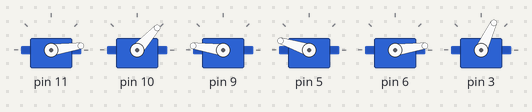
A sketch run on a simulated Arduino Uno, built with avr-gcc and run on an emulated ATmega328P. On the bench: 6 × servo. At 21.3 s the program stops and its outputs stay as they are.

Above: at 6.17 s.
At 10.1 s:
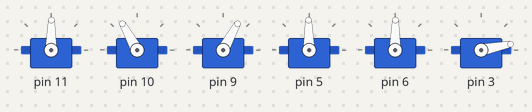
At 12.2 s:
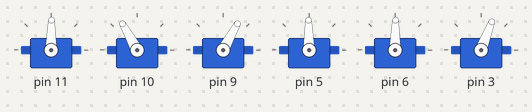
At 13.6 s:
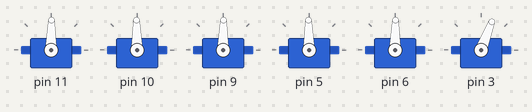
At 16.7 s:
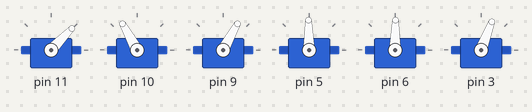
At 20.5 s:
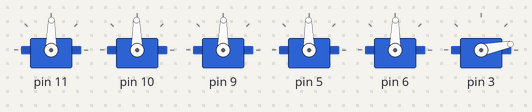
Timing chart, 0 to 22.0 s (numbered marks = the images above):
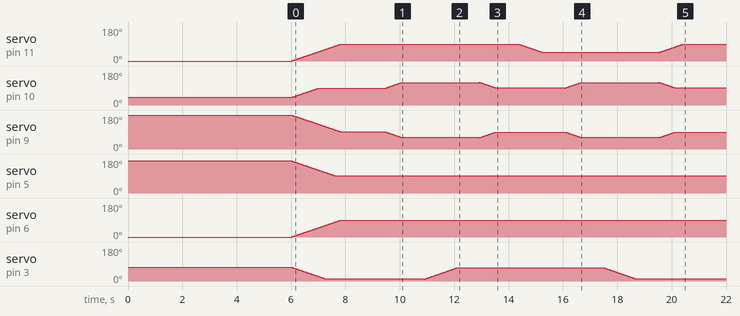

Measured:
- by itself, servo on pin 5: moves from 170° to 91° over 1.6 s
- by itself, servo on pin 6: moves from 0° to 89° over 1.8 s

The sketch:

task1_pick_place.ino
```cpp
#include <Braccio.h>
#include <Servo.h>

void moveSafe(int b, int s, int e, int w, int r, int g){
  Braccio.ServoMovement(20, b, s, e, w, r, g);
  delay(800);
}

void setup() {
  Braccio.begin();
}

void loop() {

  // HOME
  moveSafe(90, 90, 90, 90, 90, 10);

  // Hover above A
  moveSafe(90, 90, 90, 90, 90, 10);

  // Lower to A
  moveSafe(90, 120, 60, 90, 90, 10);

  // Grab object
  moveSafe(90, 120, 60, 90, 90, 70);

  // Lift
  moveSafe(90, 90, 90, 90, 90, 70);

  // Move to B
  moveSafe(45, 90, 90, 90, 90, 70);

  // Lower
  moveSafe(45, 120, 60, 90, 90, 70);

  // Release
  moveSafe(45, 120, 60, 90, 90, 10);

  // Back to HOME
  moveSafe(90, 90, 90, 90, 90, 10);

  while(1);
}
```
